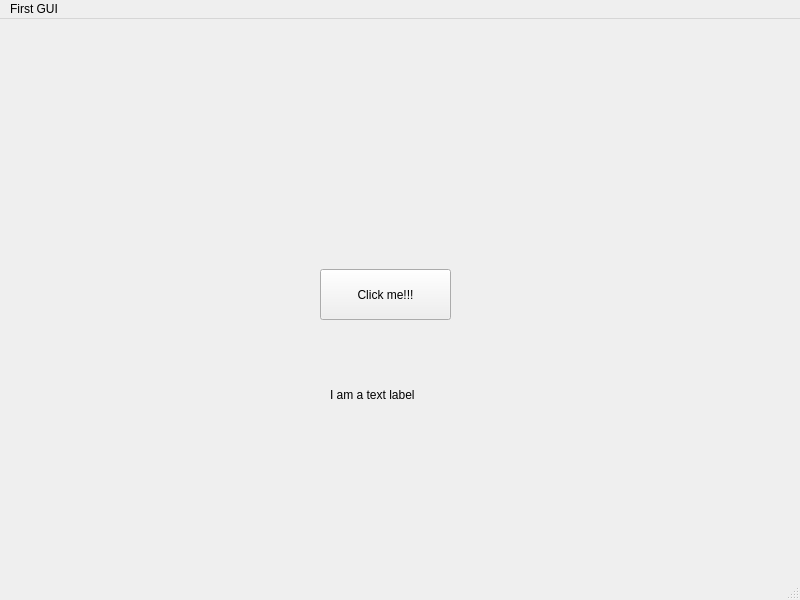
<?xml version="1.0" encoding="UTF-8"?>
<ui version="4.0">
 <class>MainWindow</class>
 <widget class="QMainWindow" name="MainWindow">
  <property name="geometry">
   <rect>
    <x>0</x>
    <y>0</y>
    <width>800</width>
    <height>600</height>
   </rect>
  </property>
  <property name="windowTitle">
   <string>MainWindow</string>
  </property>
  <widget class="QWidget" name="centralwidget">
   <widget class="QPushButton" name="pushButton">
    <property name="geometry">
     <rect>
      <x>320</x>
      <y>250</y>
      <width>131</width>
      <height>51</height>
     </rect>
    </property>
    <property name="text">
     <string>Click me!!!</string>
    </property>
   </widget>
   <widget class="QLabel" name="label">
    <property name="geometry">
     <rect>
      <x>330</x>
      <y>360</y>
      <width>121</width>
      <height>31</height>
     </rect>
    </property>
    <property name="text">
     <string>I am a text label</string>
    </property>
   </widget>
  </widget>
  <widget class="QMenuBar" name="menubar">
   <property name="geometry">
    <rect>
     <x>0</x>
     <y>0</y>
     <width>800</width>
     <height>22</height>
    </rect>
   </property>
   <widget class="QMenu" name="menuFirst_GUI">
    <property name="title">
     <string>First GUI</string>
    </property>
   </widget>
   <addaction name="menuFirst_GUI"/>
  </widget>
  <widget class="QStatusBar" name="statusbar"/>
 </widget>
 <resources/>
 <connections/>
</ui>
